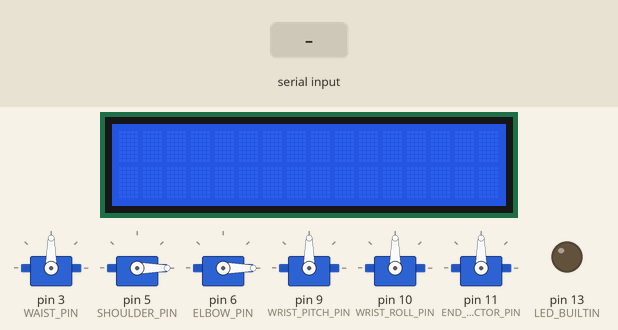
The sketch below on a simulated Arduino Uno, built with avr-gcc and run on an emulated ATmega328P. On the bench: 16×2 character LCD, 6 × servo, output pins drawn as LEDs (lit = HIGH). Inputs (shaded band) come from the test bench. What the sketch prints to the serial monitor is not drawn.

Above: at 1.2 s.
1.3 s: "90,45\n" received over Serial
At 1.33 s:
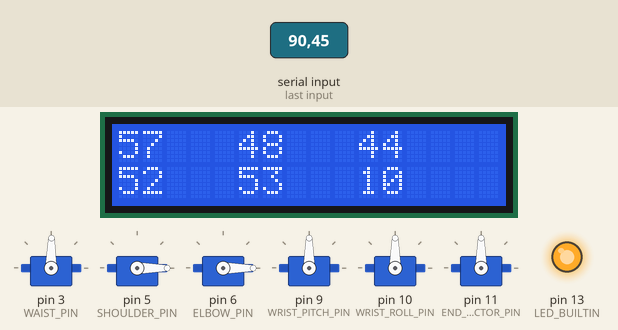
At 3.56 s:
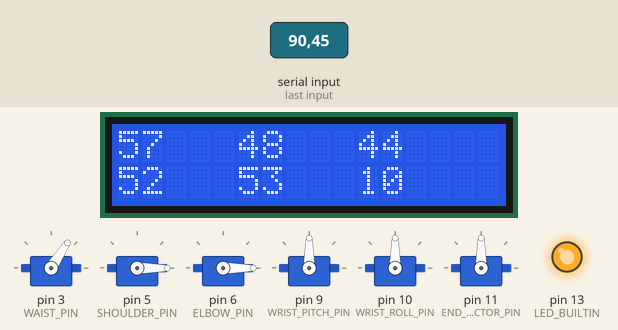
Timing chart, 0 to 19.4 s (numbered marks = the images above; inputs shaded):
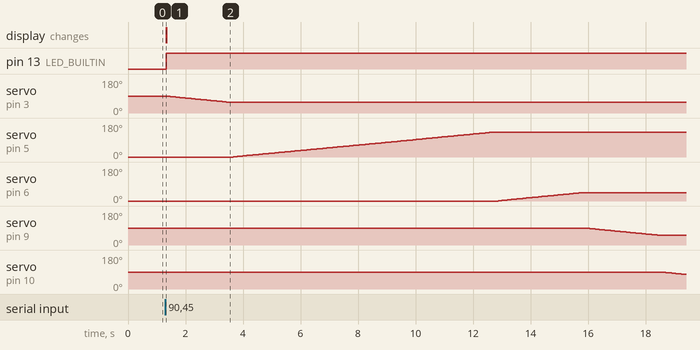

The sketch:

arm.ino
```cpp
//LCD
#include <Wire.h>
#include <LCD.h>
#include <LiquidCrystal_I2C.h>

#include "src/arm.h"


#define I2C_ADDR 0x3F // Define I2C Address for controller

#define LED_OFF 0
#define LED_ON 1
/*  */

#define BACKLIGHT_PIN 3
#define En_pin        2
#define Rw_pin        1
#define Rs_pin        0
#define D4_pin        4
#define D5_pin        5
#define D6_pin        6
#define D7_pin        7

LiquidCrystal_I2C lcd(
    I2C_ADDR, En_pin, Rw_pin, Rs_pin, D4_pin, D5_pin, D6_pin, D7_pin
);

void lcdInit() {
    lcd.begin(16, 2);  // initialize the lcd
    // Switch on the backlight
    lcd.setBacklightPin(BACKLIGHT_PIN, POSITIVE);
    lcd.setBacklight(LED_ON);
}

void lcdPrint(int degree, int pot) {
    // Reset the display
    lcd.clear();

    // Print on the LCD
    lcd.backlight();
    lcd.setCursor(5, 0);
    lcd.print(degree);
    lcd.setCursor(5, 1);
    lcd.print(pot);
}

bool on = false;
Arm arm = Arm();


void singleJointFromBytes() {
    byte command[2];
    if (Serial.available() > 1) {
      Serial.readBytes(command, 2);

        const int joint = command[0];
        const int degree = command[1];

        Serial.print("joint: ");
        Serial.print(joint);
        Serial.print(" deg: ");
        Serial.println(degree);

        lcdPrint(joint, degree);

        //arm.setTargetPosition(joint, degree);
    }
}

#define JOINTS_COUNT 6

void lcd6digits(byte *digits) {
    // Reset the display
    lcd.clear();
    lcd.backlight();

    lcd.setCursor(0, 0);
    lcd.print(digits[0]);
    lcd.setCursor(5, 0);
    lcd.print(digits[1]);
    lcd.setCursor(10, 0);
    lcd.print(digits[2]);

    lcd.setCursor(0, 1);
    lcd.print(digits[3]);
    lcd.setCursor(5, 1);
    lcd.print(digits[4]);
    lcd.setCursor(10, 1);
    lcd.print(digits[5]);
}

void allJointsFromBytes(byte *values) {
    if (Serial.available() >= JOINTS_COUNT) {
        Serial.readBytes(values, JOINTS_COUNT);

        Serial.print(values[0]);
        Serial.print(values[1]);
        Serial.print(values[2]);
        Serial.print(values[3]);
        Serial.print(values[4]);
        Serial.print(values[5]);
        Serial.println("\n");
        lcd6digits(values);

        arm.setDestinationValues();
    }
}

//expects 2 int values
//eg: m1:180
void singleJointFromString() {
    while (Serial.available() > 0) {
        const int joint = Serial.parseInt();
        const int degree = Serial.parseInt();

        Serial.print("joint: ");
        Serial.print(joint);
        Serial.print(" deg: ");
        Serial.println(degree);

        lcdPrint(joint, degree);

        //arm.setTargetPosition(joint, degree);
    }
}

#define WAIST_PIN 3
#define SHOULDER_PIN 5
#define ELBOW_PIN 6
#define WRIST_PITCH_PIN 9
#define WRIST_ROLL_PIN 10
#define END_EFFECTOR_PIN 11

void setUpArm() {
    arm.joints[0].actuator.attach(WAIST_PIN);

    arm.joints[1].invert = true;//TODO: invert shoulder 180 - value
    arm.joints[1].position = 180;
    arm.joints[1].actuator.write(0);
    arm.joints[1].actuator.attach(SHOULDER_PIN);

    arm.joints[2].position = 0;
    arm.joints[2].actuator.write(0);
    arm.joints[2].actuator.attach(ELBOW_PIN);

    arm.joints[3].actuator.attach(WRIST_PITCH_PIN);

    arm.joints[4].actuator.attach(WRIST_ROLL_PIN);

    arm.joints[1].invert = true;
    arm.joints[5].actuator.attach(END_EFFECTOR_PIN);
}

void setup() {
    Serial.begin(9600);

    pinMode(LED_BUILTIN, OUTPUT);

    digitalWrite(LED_BUILTIN, on);

    lcdInit();

    setUpArm();
}

void loop() {
    /* singleJointFromBytes(); */

    if (arm.simulationFinished) {
        digitalWrite(LED_BUILTIN, false);
        allJointsFromBytes(arm.destinationValues);
    } else {
        digitalWrite(LED_BUILTIN, true);
        /* lcd6digits(arm.positionValues); */
        arm.step(millis());
    }

}
```

arm.cpp
```cpp
#ifdef NO_ARDUINO
#include <iostream>
using namespace std;
#endif

#include "arm.h"

#define BASE_PIN 3;
#define SHOULDER_PIN 5;
#define ELBOW_PIN 6;
#define WRIST_PIN 9;
#define HAND_PIN 10;
#define GRIPPER_PIN 11;

template<typename T>
void print(T value)
{
#ifdef NO_ARDUINO
    // cout << value;
#else
    Serial.print(value);
#endif
}

Arm::Arm()
{
    /*
#ifndef NO_ARDUINO
    this->joints[0].actuator.attach(BASE_PIN);
    this->joints[1].actuator.attach(SHOULDER_PIN);
    this->joints[2].actuator.attach(ELBOW_PIN);
    this->joints[3].actuator.attach(WRIST_PIN);
    this->joints[4].actuator.attach(HAND_PIN);
    this->joints[5].actuator.attach(GRIPPER_PIN);
#endif
    */
}

void Arm::setDestinationValues(/*const int *values*/)
{
    // for (int i = 0; i < JOINT_COUNT; ++i) {
    //     this->destinationValues[i] = values[i];
    // }
    this->simulationFinished = false;

    this->valueIndex = 0;
    this->destination = 0;
    this->stepsCount = 0;
    this->stepSign = 0;
    this->stepIndex = 0;
}

bool Arm::shouldStep(double lastTimestamp, double timestamp)
{
    ///
    const int stepsPerSecond = 30;
    const int rounded = 1000 % stepsPerSecond ? 1 : 0;
    const int stepTimeDelta = (1000 / stepsPerSecond) + rounded;
    ///

    const auto timeDelta = timestamp - lastTimestamp;
    return timeDelta >= stepTimeDelta;
}

void Arm::step(double currentTime)
{
    if (!this->shouldStep(this->lastTimestamp, currentTime)) {
        return;
    } else {
        this->lastTimestamp = currentTime;
    }

    while (this->valueIndex < JOINT_COUNT) {

        Joint *joint = &this->joints[this->valueIndex];

        print("val index: ");
        print(this->valueIndex);
        print(" pos: ");
        print(joint->position);

        if (!this->stepSign) {
            this->destination = this->destinationValues[this->valueIndex];
            const auto initialPosition = joint->position;
            this->delta = destination - initialPosition;
            if (!this->delta) {
                this->valueIndex++;
                print(" skipped\n");
                continue; //don't waste 1 step if no movement is needed.
            }

            const int steps = this->delta / STEP_DELTA;
            this->stepsCount = abs(steps);
            this->stepSign = steps > 0 ? 1 : -1;

            print("\nnew step sign steps: ");
            print(this->stepsCount);
            print("\n");
        }

        print(" Step: ");
        print(this->stepIndex);
        print(" dest: ");
        print(this->destination);
        print("\n");

        if (this->stepIndex < this->stepsCount) {
            this->stepIndex++;
            joint->position += STEP_DELTA * this->stepSign;
#ifdef ARDUINO
            joint->actuator.write(joint->invert ? 180 - joint->position :
                    joint->position);
#endif

            print(" adding.. total: ");
            print(joint->position);
            print("\n");

            return;
        }
        if (this->delta % STEP_DELTA) {
            //the missing part.
            joint->position = this->destination;
#ifdef ARDUINO
            joint->actuator.write(joint->invert ? 180 - joint->position :
                    joint->position);
#endif

            print(" modu ");
            print(joint->position);
            print("\n");
        }

        print("step done index ");
        print(this->valueIndex);
        print(" post: ");
        print(joint->position);
        print("\n");

        //reset for next step.
        this->stepSign = 0;
        this->stepIndex = 0;
        this->valueIndex++;

        // std::cout << currentTime << ' ' << this->valueIndex << ' ';
        // std::cout << joint->position <<  ' ' << this->simulationFinished << std::endl;
    }
    this->simulationFinished = true;

    print("waaaa\n");


    for (int i = 0; i <= this->jointCount; ++i) {
#ifndef NO_ARDUINO
        // auto &servo = this->joints[i].actuator;
        // servo.write(this->position(joints[i], currentTime));
#endif
        // std::cout << currentTime;
    }
}

int Arm::position(Joint &joint, int currentTime)
{
    if (joint.targetPosition == joint.currentPosition)
        return joint.currentPosition;

    const int timeDelta = currentTime - joint.lastStep;

    if (timeDelta >= joint.timeStep) {
        joint.currentPosition += joint.positionIncrement;
        joint.lastStep = currentTime;
    }

    return joint.currentPosition;
}

void Arm::setTargetPosition(int joint, int position)
{
    if (joint < 0 || joint >= this->jointCount)
        return;

    this->joints[0].targetPosition = position;
}
```

arm.h
```cpp
#pragma once

#include <stdint.h>

#ifndef NO_ARDUINO
#include <Arduino.h>
#include  <Servo.h>
#endif

struct Joint {
    double position = 90;
    bool invert = false;

    int timeStep = 5;
    int positionIncrement = 1;
    int currentPosition = 90;
    int targetPosition = 90;
    int lastStep = 0;

#ifndef NO_ARDUINO
    Servo actuator;
#endif
};

static const int JOINT_COUNT = 6;
static const int STEP_DELTA = 1;

class Arm {
public:
    Arm();
    void step(double currentTime);

    void setTargetPosition(int joint, int position);

    int position(Joint &joint, int currentTime);

    int jointCount = JOINT_COUNT;
    Joint joints[JOINT_COUNT];

    void setDestinationValues(/*const int *values*/);
    bool shouldStep(double lastTimestamp, double timeStep);

    uint8_t destinationValues[JOINT_COUNT];

    bool simulationFinished = true;
    unsigned int valueIndex = 0;
    int destination = 0;
    int delta = 0;
    unsigned int stepsCount = 0;
    int stepSign = 0;
    unsigned int stepIndex = 0;
    unsigned long lastTimestamp = 0;
};
```

Measured:
- after the input at 1.3 s, pin 13 (LED_BUILTIN): LOW → HIGH at once; servo on pin 3 (WAIST_PIN): moves from 90° to 57° over 2.2 s, starting at once
